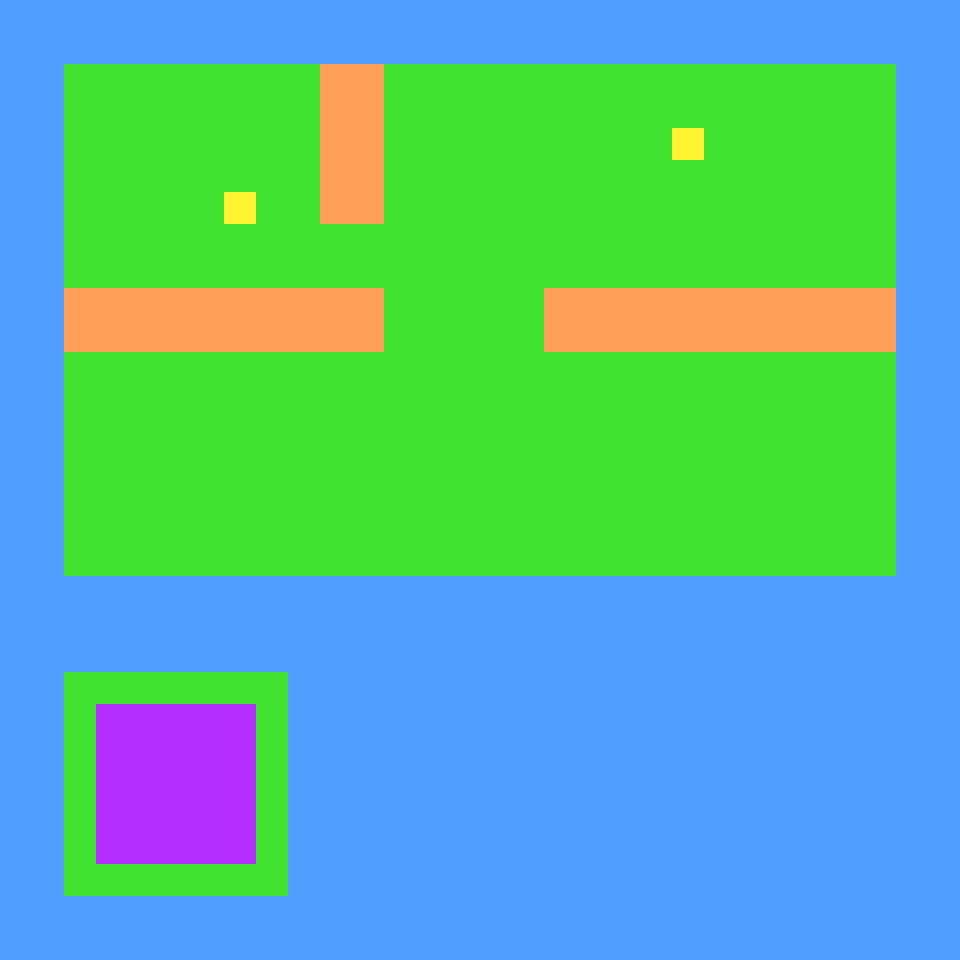

Tiled map render using the project's own tile images. Description and the whole map definition, tile-layer contents included, below:
An orthogonal 30x30 tile map with 32x32 px tiles, 1 tile layer (Tile Layer 1) and 9 objects (3x wall, 2x floor, 2x coin, start, exit).

<map version="1.0" orientation="orthogonal" renderorder="right-down" width="30" height="30" tilewidth="32" tileheight="32" nextobjectid="23">
 <tileset firstgid="1" name="block_tileset" tilewidth="32" tileheight="32" tilecount="9" columns="3">
  <image source="../../images/block_tileset.png" width="96" height="96" />
 </tileset>
 <layer name="Tile Layer 1" width="30" height="30">
  <data encoding="csv">
1,1,1,1,1,1,1,1,1,1,1,1,1,1,1,1,1,1,1,1,1,1,1,1,1,1,1,1,1,1,
1,1,1,1,1,1,1,1,1,1,1,1,1,1,1,1,1,1,1,1,1,1,1,1,1,1,1,1,1,1,
1,1,3,3,3,3,3,3,3,3,5,5,3,3,3,3,3,3,3,3,3,3,3,3,3,3,3,3,1,1,
1,1,3,3,3,3,3,3,3,3,5,5,3,3,3,3,3,3,3,3,3,3,3,3,3,3,3,3,1,1,
1,1,3,3,3,3,3,3,3,3,5,5,3,3,3,3,3,3,3,3,3,4,3,3,3,3,3,3,1,1,
1,1,3,3,3,3,3,3,3,3,5,5,3,3,3,3,3,3,3,3,3,3,3,3,3,3,3,3,1,1,
1,1,3,3,3,3,3,4,3,3,5,5,3,3,3,3,3,3,3,3,3,3,3,3,3,3,3,3,1,1,
1,1,3,3,3,3,3,3,3,3,3,3,3,3,3,3,3,3,3,3,3,3,3,3,3,3,3,3,1,1,
1,1,3,3,3,3,3,3,3,3,3,3,3,3,3,3,3,3,3,3,3,3,3,3,3,3,3,3,1,1,
1,1,5,5,5,5,5,5,5,5,5,5,3,3,3,3,3,5,5,5,5,5,5,5,5,5,5,5,1,1,
1,1,5,5,5,5,5,5,5,5,5,5,3,3,3,3,3,5,5,5,5,5,5,5,5,5,5,5,1,1,
1,1,3,3,3,3,3,3,3,3,3,3,3,3,3,3,3,3,3,3,3,3,3,3,3,3,3,3,1,1,
1,1,3,3,3,3,3,3,3,3,3,3,3,3,3,3,3,3,3,3,3,3,3,3,3,3,3,3,1,1,
1,1,3,3,3,3,3,3,3,3,3,3,3,3,3,3,3,3,3,3,3,3,3,3,3,3,3,3,1,1,
1,1,3,3,3,3,3,3,3,3,3,3,3,3,3,3,3,3,3,3,3,3,3,3,3,3,3,3,1,1,
1,1,3,3,3,3,3,3,3,3,3,3,3,3,3,3,3,3,3,3,3,3,3,3,3,3,3,3,1,1,
1,1,3,3,3,3,3,3,3,3,3,3,3,3,3,3,3,3,3,3,3,3,3,3,3,3,3,3,1,1,
1,1,3,3,3,3,3,3,3,3,3,3,3,3,3,3,3,3,3,3,3,3,3,3,3,3,3,3,1,1,
1,1,1,1,1,1,1,1,1,1,1,1,1,1,1,1,1,1,1,1,1,1,1,1,1,1,1,1,1,1,
1,1,1,1,1,1,1,1,1,1,1,1,1,1,1,1,1,1,1,1,1,1,1,1,1,1,1,1,1,1,
1,1,1,1,1,1,1,1,1,1,1,1,1,1,1,1,1,1,1,1,1,1,1,1,1,1,1,1,1,1,
1,1,3,3,3,3,3,3,3,1,1,1,1,1,1,1,1,1,1,1,1,1,1,1,1,1,1,1,1,1,
1,1,3,6,6,6,6,6,3,1,1,1,1,1,1,1,1,1,1,1,1,1,1,1,1,1,1,1,1,1,
1,1,3,6,6,6,6,6,3,1,1,1,1,1,1,1,1,1,1,1,1,1,1,1,1,1,1,1,1,1,
1,1,3,6,6,6,6,6,3,1,1,1,1,1,1,1,1,1,1,1,1,1,1,1,1,1,1,1,1,1,
1,1,3,6,6,6,6,6,3,1,1,1,1,1,1,1,1,1,1,1,1,1,1,1,1,1,1,1,1,1,
1,1,3,6,6,6,6,6,3,1,1,1,1,1,1,1,1,1,1,1,1,1,1,1,1,1,1,1,1,1,
1,1,3,3,3,3,3,3,3,1,1,1,1,1,1,1,1,1,1,1,1,1,1,1,1,1,1,1,1,1,
1,1,1,1,1,1,1,1,1,1,1,1,1,1,1,1,1,1,1,1,1,1,1,1,1,1,1,1,1,1,
1,1,1,1,1,1,1,1,1,1,1,1,1,1,1,1,1,1,1,1,1,1,1,1,1,1,1,1,1,1
</data>
 </layer>
 <objectgroup name="Floors">
  <object id="2" name="floor" x="64" y="63" width="830" height="513" />
  <object id="21" name="floor" x="61" y="672" width="228" height="222" />
 </objectgroup>
 <objectgroup name="Walls">
  <object id="13" name="wall" x="65" y="289" width="320" height="64" />
  <object id="16" name="wall" x="321" y="64" width="61" height="158" />
  <object id="20" name="wall" x="542" y="288" width="352" height="64" />
 </objectgroup>
 <objectgroup name="Locations">
  <properties>
   <property name="destination" value="level1.tmx" />
  </properties>
  <object id="4" name="start" x="789" y="129" width="32" height="32" />
 </objectgroup>
 <objectgroup name="Exits">
  <object id="22" name="exit" x="110" y="719" width="143" height="142">
   <properties>
    <property name="destination" value="level1.tmx" />
    <property name="scale" value="2" />
   </properties>
  </object>
 </objectgroup>
 <objectgroup name="Coins">
  <object id="17" name="coin" x="114" y="108" width="28" height="27" />
  <object id="18" name="coin" x="663" y="130" width="30" height="27" />
 </objectgroup>
</map>
